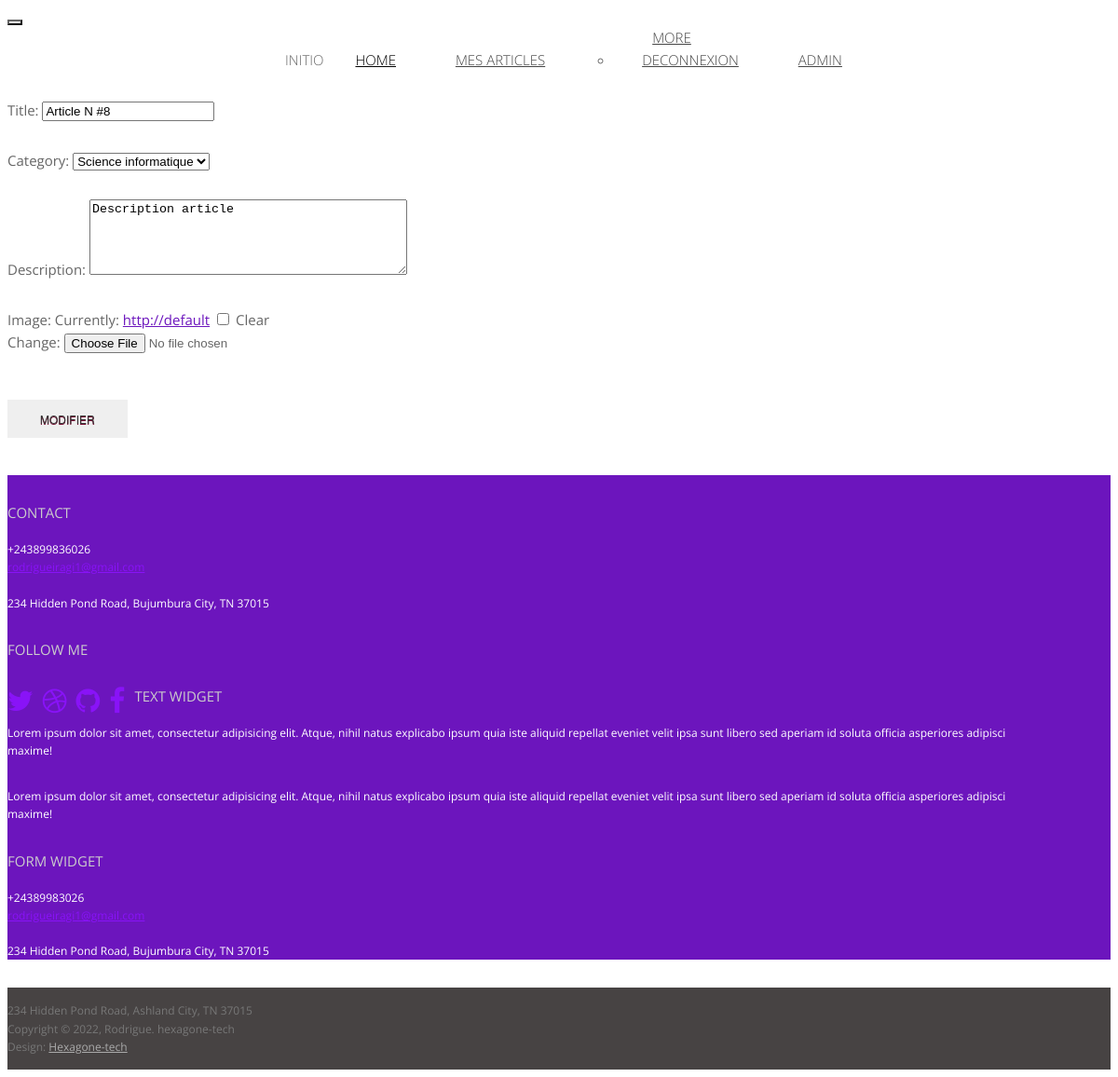
The app's page /my_admin/update-article/8 (signed in) with its own data.
### inito/models.py (models this page shows, shortened)
class Article(models.Model):
    user = models.ForeignKey(User, on_delete=models.CASCADE, null=True)
    category = models.ForeignKey(Category, on_delete=models.CASCADE)
    title = models.CharField(max_length=150)
    desc = RichTextField(blank=True, null=True)
    image = models.FileField(upload_to='article', blank=True, null=True)
    created_at = models.DateTimeField(auto_now_add=True)
    updated_at = models.DateTimeField(auto_now=True)
    content_updaload = RichTextUploadingField(blank=True, null=True)
    regions = [
        Region(key='main', title='main region'),
        Region(key='sidebar', title='sidebar region')
    ]

### app_admin/views.py (the view)
# urls.py: path('update-article/<int:pk>', views.UpdateArticle.as_view(), name='update-article'),
class UpdateArticle(LoginRequiredMixin,UpdateView):
    model = Article
    form_class = ArticleForm
    template_name = 'app_admin/article_form.html'

### inito/forms.py
class ArticleForm(forms.ModelForm):
    class Meta:
        model = Article
        fields = ['title', 'category', 'desc', 'image']
        labels = {'title':'Title', 'category':'Category', 'desc':'Description'}
        widgets = {
            'title':forms.TextInput(attrs={'class':'form-control'}),
            'category':forms.Select(attrs={'class':'form-control'}),
            'desc':forms.Textarea(attrs={'class':'form-control', 'rows':5}),
        }

### inito/models.py (called while the page is built)
    def __str__(self):
        return self.name

### app_admin/templates/app_admin/article_form.html (shortened to what this page needs)
{% extends 'partials/base.html' %}
{% block content %}
<div class="container">
    <div class="row">
        <div class="col-md-12">
            <div class="card">
                <div class="card-body">
                    <form action="" method="POST">
                        {{form.as_p|safe}}
                        <br>
                        <div class="card-footer">
                            <button class="btn btn-success">Modifier</button>
                        </div>
                        <br><br>
                    </form>
                </div>
            </div>
        </div>
    </div>
</div>
{% endblock %}

### app_admin/templates/partials/base.html (shortened to what this page needs)
<!DOCTYPE html>
<html lang="en">
<head>
    {% load static %}
	<link href="http://netdna.bootstrapcdn.com/bootstrap/3.0.0/css/bootstrap.no-icons.min.css" rel="stylesheet">
	<link href="http://netdna.bootstrapcdn.com/font-awesome/4.0.3/css/font-awesome.css" rel="stylesheet">
	<link rel="stylesheet" href="{% static 'assets/css/styles.css' %}">
</head>
<body class="home">
    <header id="header">
        <nav class="navbar navbar-default navbar-sticky navbar-dark bg-primary">
            <div class="container-fluid">
                <div class="navbar-header">
                    <button type="button" class="navbar-toggle" data-toggle="collapse" data-target="#bs-example-navbar-collapse-1"> </button>
                </div>
                <div class="navbar-collapse collapse">
                    <ul class="nav navbar-nav">
                        {% if user.is_authenticated %}
                        <li class="nav-items"><span class="nav-link">{{ user.username }}</span></li>
                        {% endif %}
                        <li class="active"><a href="/">Home</a></li>
                        <li><a href="{% url 'my-articles' %}">Mes articles</a></li>
                        <li class="dropdown">
                            <a href="#" class="dropdown-toggle" data-toggle="dropdown">More<b class="caret"></b></a>
                            <ul class="dropdown-menu">
                                {% if user.is_authenticated %}
                                <li><a href="{% url 'logout_user' %}">Deconnexion</a></li>
                                {% else %}
                                <li><a href="{% url 'login' %}">Connecter</a></li>
                                {% endif %}
                            </ul>
                        </li>
                        <li><a href="http://127.0.0.1:8000/admin">Admin</a></li>
                    </ul>
                </div>
            </div>
        </nav>
    </header>
    {% block content %}
    {% endblock %}
    <footer id="footer">
        <div class="container">
            <div class="row">
                <div class="col-md-3 widget">
                    <h3 class="widget-title">Contact</h3>
                    <div class="widget-body">
                        <p>+243899836026<br>
                            <a href="mailto:#">rodrigueiragi1@gmail.com</a><br>
                            <br>
                            234 Hidden Pond Road, Bujumbura City, TN 37015
                        </p>
                    </div>
                </div>
                <div class="col-md-3 widget">
                    <h3 class="widget-title">Follow me</h3>
                    <div class="widget-body">
                        <p class="follow-me-icons">
                            <a href=""><i class="fa fa-twitter fa-2"></i></a>
                            <a href=""><i class="fa fa-dribbble fa-2"></i></a>
                            <a href=""><i class="fa fa-github fa-2"></i></a>
                            <a href=""><i class="fa fa-facebook fa-2"></i></a>
                        </p>
                    </div>
                </div>
                <div class="col-md-3 widget">
                    <h3 class="widget-title">Text widget</h3>
                    <div class="widget-body">
                        <p>Lorem ipsum dolor sit amet, consectetur adipisicing elit. Atque, nihil natus explicabo ipsum quia iste aliquid repellat eveniet velit ipsa sunt libero sed aperiam id soluta officia asperiores adipisci maxime!</p>
                        <p>Lorem ipsum dolor sit amet, consectetur adipisicing elit. Atque, nihil natus explicabo ipsum quia iste aliquid repellat eveniet velit ipsa sunt libero sed aperiam id soluta officia asperiores adipisci maxime!</p>
                    </div>
                </div>
                <div class="col-md-3 widget">
                    <h3 class="widget-title">Form widget</h3>
                    <div class="widget-body">
                        <p>+24389983026<br>
                            <a href="mailto:#">rodrigueiragi1@gmail.com</a><br>
                            <br>
                            234 Hidden Pond Road, Bujumbura City, TN 37015
                        </p>
                    </div>
                </div>
            </div>
        </div>
    </footer>
    <footer id="underfooter">
        <div class="container">
            <div class="row">
                <div class="col-md-6 widget">
                    <div class="widget-body">
                        <p>234 Hidden Pond Road, Ashland City, TN 37015 </p>
                    </div>
                </div>
                <div class="col-md-6 widget">
                    <div class="widget-body">
                        <p class="text-right">
                            Copyright &copy; 2022, Rodrigue. hexagone-tech<br>
                            Design: <a href="http://www.hexagone-tech.com" rel="designer">Hexagone-tech</a> </p>
                    </div>
                </div>
            </div>
        </div>
    </footer>
</body>
</html>

### static/assets/css/styles.css (style rules this page uses)
html { font-size: 100%; }
body { font-size: 15px; font-size: 0.9375rem; font-family: "Open sans", Helvetica, Arial, sans-serif; color: #666666; padding: 0; }
.navbar { border-width: 1px 0; -webkit-border-radius: 0; -webkit-background-clip: padding-box; -moz-border-radius: 0; -moz-background-clip: padding; border-radius: 0; background-clip: padding-box; width: 100%; }
.navbar-collapse { -webkit-border-radius: 0; -webkit-background-clip: padding-box; -moz-border-radius: 0; -moz-background-clip: padding; border-radius: 0; background-clip: padding-box; font-family: "Open sans", Helvetica, Arial, sans-serif; font-weight: 300; text-transform: uppercase; }
.navbar-collapse .navbar-nav { float: none; margin: 0 auto; text-align: center; }
.navbar-collapse .navbar-nav > li { float: none; display: inline-block; }
.navbar-collapse .navbar-nav > li > a { padding: 20px 30px; }
.dropdown ul.dropdown-menu { top: 85%; text-align: left; }
.dropdown ul.dropdown-menu > li > a { padding: 5px 30px; }
.navbar-default { background-color: #ffffff; border-color: #cccccc; }
.navbar-default .navbar-nav > li > a { color: #454545; }
.navbar-default .navbar-nav > .active > a, .navbar-default .navbar-nav > .active > a:hover, .navbar-default .navbar-nav > .active > a:focus { color: #000000; background-color: #ffffff; }
.navbar-default .dropdown ul.dropdown-menu > li > a { color: #454545; }
.navbar-default .navbar-toggle { border-color: #666666; }
.navbar-default .navbar-collapse, .navbar-default .navbar-form { border-color: #cccccc; }
p { line-height: 1.6em; margin: 0 0 30px 0; }
ul, ol { line-height: 1.6em; margin: 0 0 30px 0; }
h1, h2, h3, h4, h5, h6, .h1, .h2, .h3, .h4, .h5, .h6 { font-family: "Open sans", Helvetica, Arial, sans-serif; font-weight: 400; color: #333333; }
h3 { font-size: 30px; font-size: 1.875rem; }
a { color: #6c15bd; }
.btn { font-size: 12px; font-size: 0.75rem; text-decoration: none; text-transform: uppercase; font-family: "Helvetica Neue", Helvetica, Arial, sans-serif; color: #333; -webkit-border-radius: 0px; -webkit-background-clip: padding-box; -moz-border-radius: 0px; -moz-background-clip: padding; border-radius: 0px; background-clip: padding-box; -webkit-transition-property: all; -moz-transition-property: all; -o-transition-property: all; -ms-transition-property: all; transition-property: all; -webkit-transition-duration: 0.2s; -moz-transition-duration: 0.2s; -o-transition-duration: 0.2s; transition-duration: 0.2s; border: 0 none; padding: 12px 35px; text-shadow: 0 1px 0px #780d33; }
#footer { background: #6c15bd; padding: 30px 0 0 0; font-size: 12px; color: #fff; }
#footer a { color: #8913f7; }
#footer h3.widget-title { font-size: 15px; font-size: 0.9375rem; text-transform: uppercase; color: #ccc; margin: 0 0 20px; }
#underfooter { background: #474343; padding: 15px 0; color: #777; font-size: 12px; }
#underfooter a { color: #aaa; }
#underfooter p { margin: 0; }
.follow-me-icons { font-size: 30px; }
.follow-me-icons i { float: left; margin: 0 10px 0 0; }
@media (min-width: 1200px) { .container { max-width: 1080px; } }

### records on screen
Article: title "Article N #8", category "Science informatique", desc "Description article"

### other values on screen
{{ user.username }} "INITIO"
